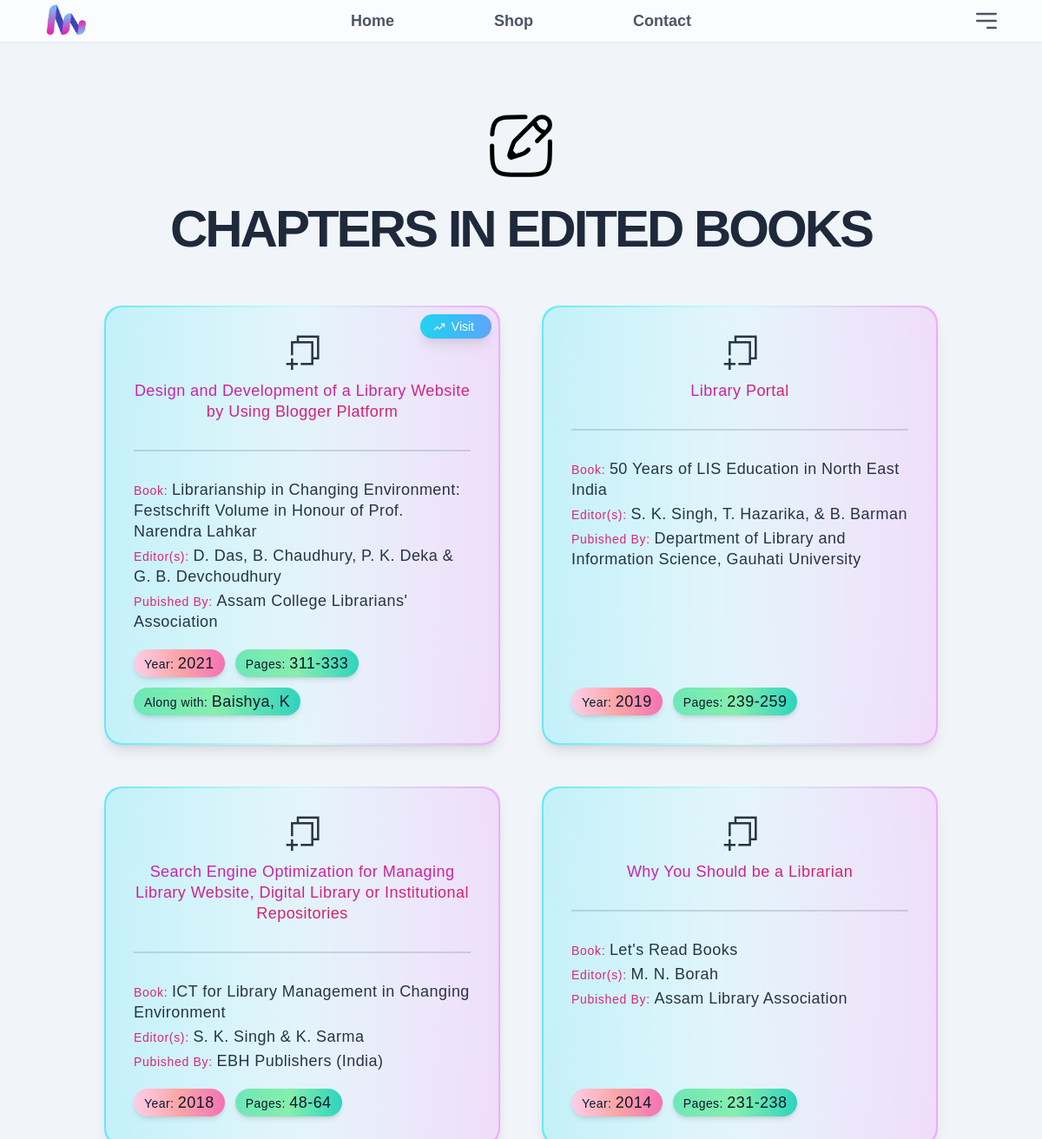
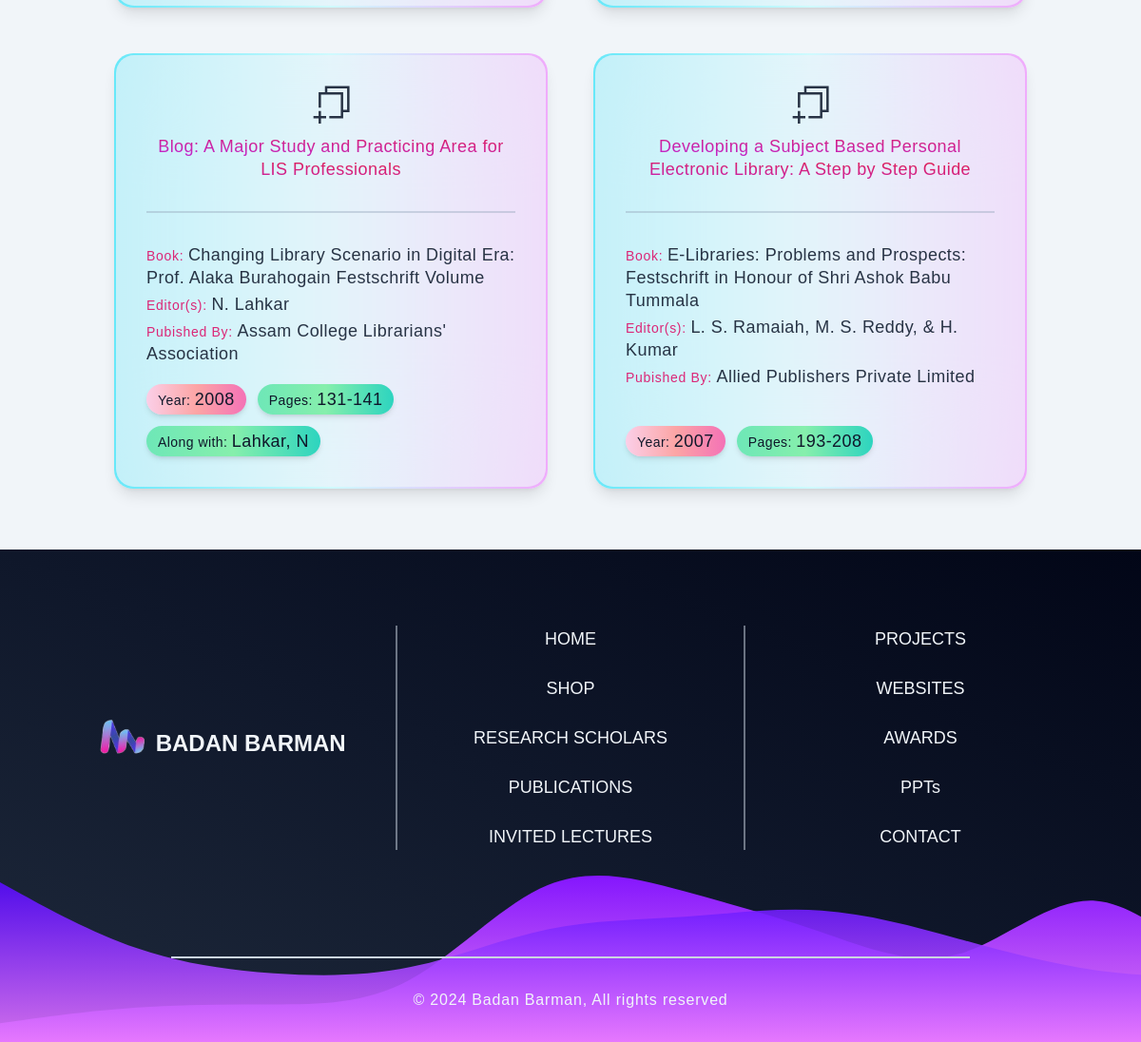
The page /chapters_in_edited_books/ on the database its author committed (2 pictures, top to bottom).
### setup/models.py (models this page shows, shortened)
class Chapters_In_Edited_Books(models.Model):
    chapter_title = models.CharField(max_length=150)
    book_name = models.CharField(max_length=200, help_text="Name of the book where the chapter is published.")
    editors = models.CharField(max_length=60, default="NA",help_text="Provide a comma separated list. Note: Use NA if publisher is not available. Minimum Charater 5 for Editors Name")
    published_by = models.CharField(max_length=100, default="NA",help_text="Note: Use NA if publisher is not available. Minimum Charater 5 for Publisher Name.")
    along_with = models.CharField(max_length=20,blank=True,null=True, help_text= "Maximum 20 characters allowed, Try to complete the name within the limit.")
    year = models.CharField(default="NA",max_length=5,help_text="Please provide the Year only YYYY")
    pages = models.CharField(default="NA", max_length= 14, help_text="Use format Start_page_num - Ending_page_no. Eg : 201-214")
    link = models.CharField(max_length=250, help_text = "Please input the file name correctly with correct extension", blank=True, null= True)
    link_available = models.BooleanField(default=False,help_text="If you have provided the link Select the box else leave it blank.")
    class Meta:
        verbose_name_plural = "Chapters In Edited Books"

### setup/views.py (the view)
# urls.py: path("chapters_in_edited_books/", views.chapters_in_edited_books, name='chapters_in_edited_books'),
def chapters_in_edited_books(request):
    chapters_in_edited_books = Chapters_In_Edited_Books.objects.all().order_by("-id")
    return render(request, 'chapters_in_edited_books.html', {'chapters': chapters_in_edited_books})

### templates/chapters_in_edited_books.html (shortened to what this page needs)
{% extends "base.html" %}
{% load static %}
{% block content %}
<main class="relative bg-slate-100">
    <div class="box-border w-screen text-center pt-12 max-w-[80%] mx-auto">
        <div class="box-border flex items-center justify-center  pt-20">
        </div>
        <h2 class="text-4xl text-center lg:text-6xl font-bold lg:leading-[.80] tracking-tighter text-slate-800 pt-8 uppercase">chapters in edited books</h2>
    </div>
    <section class="py-16 grid grid-cols-4 gap-8 lg:gap-12 mx-auto max-w-[80%]">
        {% for chapter in chapters %}
        <div class="chapters-cards col-span-4 lg:col-span-2 relative rounded-[1.25rem] p-0.5 bg-gradient-to-r from-cyan-300 via-cyan-100 to-fuchsia-300 text-slate-800/95 shadow-lg hover:shadow-2xl ease-out transition-all duration-300">
            <div class="relative p-6 lg:p-8 flex flex-col justify-between bg-slate-100 bg-opacity-65 backdrop-blur-3xl rounded-[1.2rem] box-border h-full">
                <div class="box-border flex flex-col items-center justify-between">
                    <div class="flex items-center justify-center place-items-center w-full">
                        <svg class="w-10 h-10" viewBox="0 0 24 24" fill="currentColor"><path fill="none" stroke="currentColor" stroke-width="1.5" d="M5,14 L5,5 L19,5 L19,20 L11,20 M19,16 L23,16 L23,1 L9,1 L9,5 M5,16 L5,24 M9,20 L1,20"></path></svg>
                    </div>
                    <h3 class="text-center lg:leading-6 lg:tracking-wide pb-1 lg:pt-3"><span class="bg-gradient-to-tr from-fuchsia-600 to-rose-600 text-transparent bg-clip-text text-center">{{ chapter.chapter_title }}</span></h3>
                    <div class="relative flex flex-col items-start w-full border-t-2 mt-7 border-slate-400/40">
                        <h3 class="lg:leading-6 lg:tracking-wide pb-1 pt-8"><span class="text-sm tracking-wider text-pink-600">Book: </span> {{ chapter.book_name }}</h3>
                        <h3 class="lg:leading-6 lg:tracking-wide pb-1"><span class="text-sm tracking-wider text-pink-600">Editor(s): </span>{{ chapter.editors }} </h3>
                        <h3 class="lg:leading-6 lg:tracking-wide pb-1"><span class="text-sm tracking-wider text-pink-600">Pubished By: </span>{{ chapter.published_by }}</h3>
                    </div>
                </div>
                <div class="flex flex-row flex-wrap gap-3 items-center w-full mt-4">
                    <div class="bg-gradient-to-r from-pink-200 via-red-300 to-pink-400 px-3 py-1 rounded-full shadow-md inline-flex">
                        <p class="leading-6 tracking-wide text-slate-900"><span class="text-sm">Year: </span>{{ chapter.year }}</p>
                    </div>
                    <div class="bg-gradient-to-r from-emerald-300 via-green-300 to-teal-400 px-3 py-1 rounded-full shadow-md inline-flex">
                        <p class="leading-6 tracking-wide text-slate-900"><span class="text-sm text">Pages: </span> {{ chapter.pages }} </p>
                    </div>
                    {% if chapter.along_with|length > 4 %}
                    <div class="bg-gradient-to-r from-emerald-300 via-green-300 to-teal-400 px-3 py-1 rounded-full shadow-md inline-flex">
                        <p class="leading-6 tracking-wide text-slate-900"><span class="text-sm">Along with: </span> {{ chapter.along_with }} </p>
                    </div>
                    {% endif %}
                </div>
                {% if chapter.link_available %}
                    {% if chapter.link|length > 10 %}
                    <a class="absolute inline-flex group top-2 right-2 p-1 px-3 rounded-full bg-gradient-to-r from-cyan-400 via-sky-400 to-blue-400 text-white shadow-lg hover:shadow-xl transition-all duration-300 ease-out" href="{{ chapter.link }}" download="{{ chapter.link }}">
                        <span class="text-sm mr-2 ml-1 group-hover:text-slate-700 transition-all duration-300 ease-out">Visit</span>
                    </a>
                    {% endif %}
                {% endif %}
            </div>
        </div>
        {% endfor %}
    </section>
</main>
{% endblock %}

### static/css/chapters_in_edited_books.css (style rules this page uses)
.chapters-cards { animation: fade linear both; animation-timeline: view(); animation-range: entry 15% cover 15%; }

### rows shown on the page
Chapters_In_Edited_Books: book_name "Librarianship in Changing Environment: Festschrift Volume in Honour of Prof. Narendra Lahkar", editors "D. Das, B. Chaudhury, P. K. Deka & G. B. Devchoudhury", published_by "Assam College Librarians' Association", year "2021", pages "311-333", along_with "Baishya, K"
Chapters_In_Edited_Books: book_name "50 Years of LIS Education in North East India", editors "S. K. Singh, T. Hazarika, & B. Barman", published_by "Department of Library and Information Science, Gauhati University", year "2019", pages "239-259"
Chapters_In_Edited_Books: book_name "ICT for Library Management in Changing Environment", editors "S. K. Singh & K. Sarma", published_by "EBH Publishers (India)", year "2018", pages "48-64"
Chapters_In_Edited_Books: book_name "Let's Read Books", editors "M. N. Borah", published_by "Assam Library Association", year "2014", pages "231-238"
Chapters_In_Edited_Books: book_name "Changing Library Scenario in Digital Era: Prof. Alaka Burahogain Festschrift Volume", editors "N. Lahkar", published_by "Assam College Librarians' Association", year "2008", pages "131-141", along_with "Lahkar, N"
Chapters_In_Edited_Books: book_name "E-Libraries: Problems and Prospects: Festschrift in Honour of Shri Ashok Babu Tummala", editors "L. S. Ramaiah, M. S. Reddy, & H. Kumar", published_by "Allied Publishers Private Limited", year "2007", pages "193-208"
